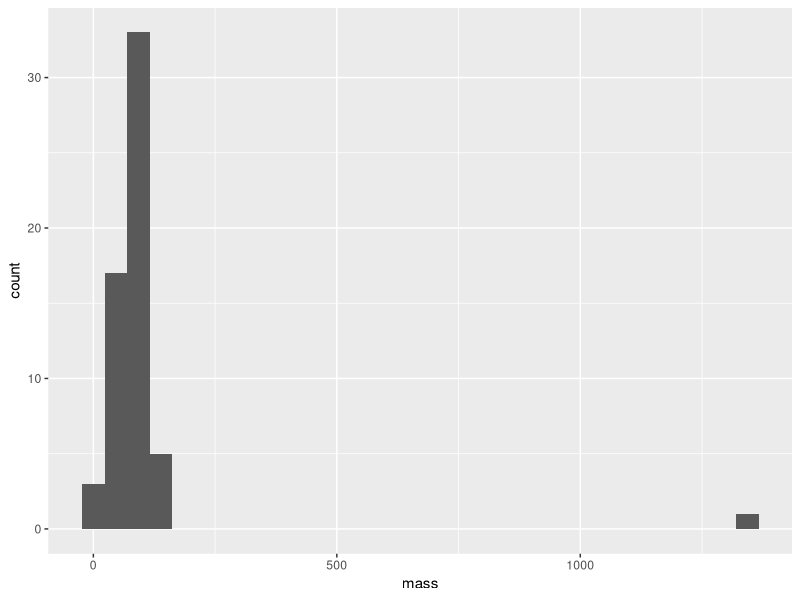

Reproduce this figure in R.
## ---- chunk 1
print("oi")
## ---- chunk 2
library(tidyverse)

starwars |> 
  ggplot(aes(x = mass)) + 
  geom_histogram()
